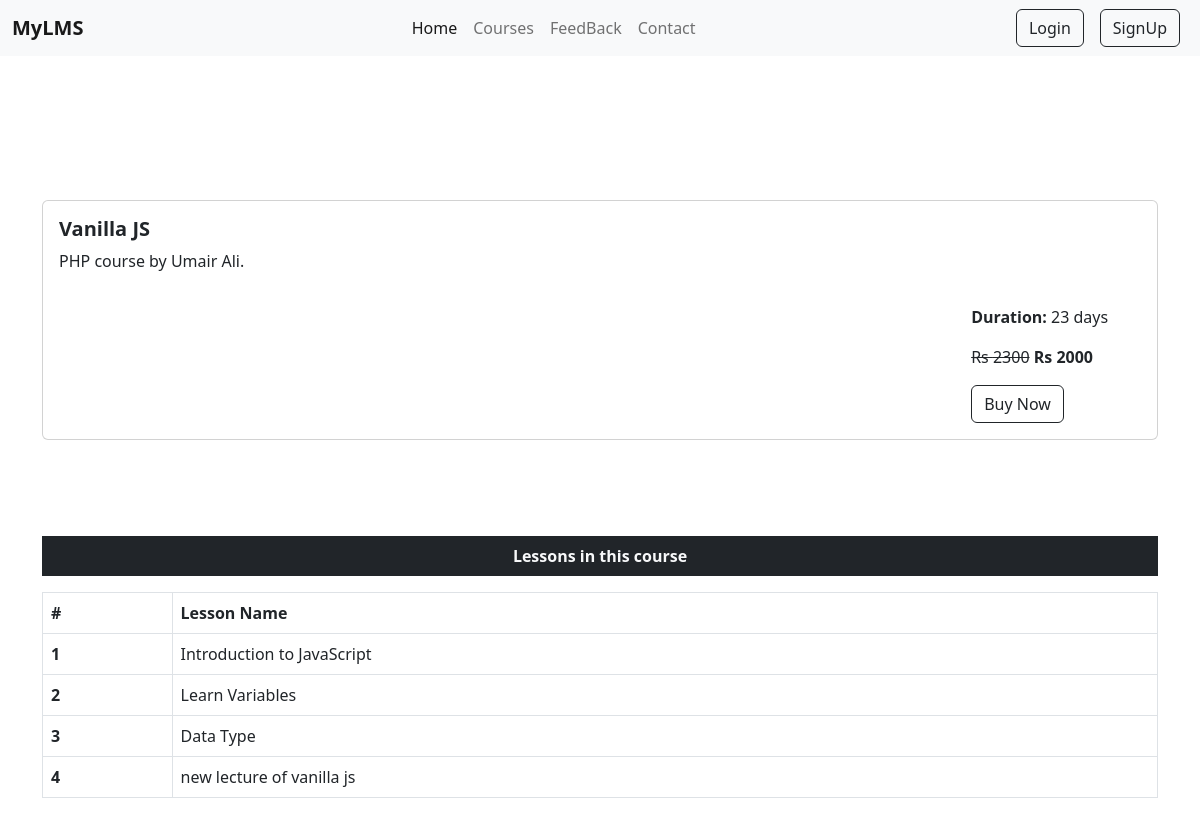
Screenshot of /LMS/one-course.php?courseId=198 with the database file from the repository.
### tables this page shows
CREATE TABLE `courses` (
  `id` int(11) NOT NULL,
  `name` varchar(55) NOT NULL,
  `author` varchar(55) NOT NULL DEFAULT 'Not Defined Any Author',
  `duration` text NOT NULL,
  `o_price` int(11) DEFAULT 250,
  `s_price` int(11) DEFAULT NULL,
  `description` text DEFAULT 'There is no descripton for this course',
  `course_image` text DEFAULT NULL,
  `date` datetime DEFAULT current_timestamp()
);

CREATE TABLE `lessons` (
  `id` int(11) NOT NULL,
  `name` varchar(100) NOT NULL,
  `link` text NOT NULL,
  `description` text DEFAULT NULL,
  `c_id` int(11) DEFAULT NULL,
  `c_name` varchar(55) DEFAULT NULL,
  `date` date DEFAULT curdate()
);

### LMS/one-course.php (the view, shortened to what this page needs)
<?php include "header.php"?>
<?php
    $c_id = $_GET["courseId"];
    $con = mysqli_connect("localhost", "root", "", "Lms_DB");
    $query = "select * from courses where id = {$c_id}";
    $qr = mysqli_query($con, $query);
    $row = mysqli_fetch_assoc($qr);
    $query = "select * from lessons where c_id = {$c_id}";
    $qr = mysqli_query($con, $query);
?>
<div class="container mt-5 pt-5" id="courses-section">
    <div class="row">
      <div class="col mt-5">
      <div class="card w-100">
        <div class="card-body">
          <h5 class="card-title text-left">
            <strong><?php echo $row["name"]; ?></strong>
          </h5>
          <p class="card-text"><?php echo $row["description"]; ?></p>
        </div>
        <div class="card-body ms-auto">
          <samll>
            <p><span class="fw-bold"> Duration: </span><?php echo $row["duration"]; ?> </p>
	        <del id="o_price">Rs <?php echo $row["o_price"]; ?></del>
	        <span class="pe-5 fw-bold" id="o_price">Rs <?php echo $row["s_price"]; ?></span>
      <form action="checkout.php" method="GET">
	      <input type="submit" class="card-link btn btn-outline-dark mt-3" value="Buy Now" />
        </form>
	    </div>
	</div>
	</div>
</div>
<div class="row mt-5">
<div class="col">
    <p class="bg-dark text-light p-2 mt-5 text-center fw-bold">Lessons in this course</p>
<table class="table table-bordered">
  <thead>
    <tr>
      <th scope="col">#</th>
      <th scope="col">Lesson Name</th>
    </tr>
  </thead>
  <tbody>
<?php
$i=1;
    while($row = mysqli_fetch_assoc($qr)):
?>
    <tr>
      <th scope="row"><?php echo $i++; ?></th>
      <td><?php echo $row["name"]; ?></td>
    </tr>
<?php endwhile; ?>
  </tbody>
</table>
</div>
</div>
</div>
<br />
<br />
<br />
<br />
<br />
<br />
<br />
<br />
<br />

### LMS/style.css (style rules this page uses)
* { margin : 0; padding : 0; box-sizing: border-box; }
body { min-height: 100vh !important; }

### rows the page displays
courses: name "Vanilla JS", description "PHP course by Umair Ali.", duration "23 days", o_price "2300", s_price "2000"
lessons: name "Introduction to JavaScript"
lessons: name "Learn Variables"
lessons: name "Data Type"
lessons: name "new lecture of vanilla js"
